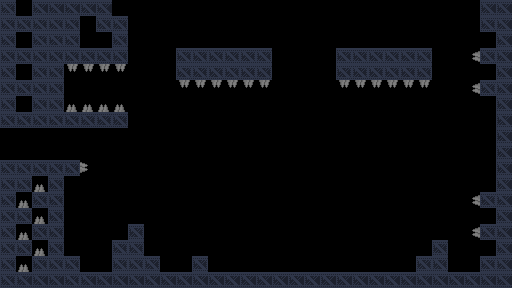

This is a level from a 2D game, rendered from its Tiled map with the project's own tilesets. A one-line summary and the complete map file follow:
An orthogonal 32x18 tile map with 16x16 px tiles, 2 tile layers (background, details), 2 tilesets and 15 objects (6x door_3, 4x door_1, 3x gravity_constant, spawn, goal).

<map version="1.5" tiledversion="1.7.2" orientation="orthogonal" renderorder="right-down" width="32" height="18" tilewidth="16" tileheight="16" infinite="0" nextlayerid="4" nextobjectid="59">
 <properties>
  <property name="title" value="MOMENTUM GALAXY" />
 </properties>
 <tileset firstgid="1" source="industrial.v2.tsx" />
 <tileset firstgid="1025" source="Dungeon Sprites.tsx" />
 <layer id="3" name="background" width="32" height="18">
  <data encoding="csv">
0,0,0,0,0,0,0,0,0,0,0,0,0,0,0,0,0,0,0,0,0,0,0,0,0,0,0,0,0,0,0,0,
0,0,0,0,0,0,0,0,0,0,0,0,0,0,0,0,0,0,0,0,0,0,0,0,0,0,0,0,0,0,0,0,
0,0,0,0,0,0,0,0,0,0,0,0,0,0,0,0,0,0,0,0,0,0,0,0,0,0,0,0,0,0,0,0,
0,0,0,0,0,0,0,0,0,0,0,0,0,0,0,0,0,0,0,0,0,0,0,0,0,0,0,0,0,0,0,0,
0,0,0,0,0,0,0,0,0,0,0,0,0,0,0,0,0,0,0,0,0,0,0,0,0,0,0,0,0,0,0,0,
0,0,0,0,0,0,0,0,0,0,0,0,0,0,0,0,0,0,0,0,0,0,0,0,0,0,0,0,0,0,0,0,
0,0,0,0,0,0,0,0,0,0,0,0,0,0,0,0,0,0,0,0,0,0,0,0,0,0,0,0,0,0,0,0,
0,0,0,0,0,0,0,0,0,0,0,0,0,0,0,0,0,0,0,0,0,0,0,0,0,0,0,0,0,0,0,0,
0,0,0,0,0,0,0,0,0,0,0,0,0,0,0,0,0,0,0,0,0,0,0,0,0,0,0,0,0,0,0,0,
0,0,0,0,0,0,0,0,0,0,0,0,0,0,0,0,0,0,0,0,0,0,0,0,0,0,0,0,0,0,0,0,
0,0,0,0,0,0,0,0,0,0,0,0,0,0,0,0,0,0,0,0,0,0,0,0,0,0,0,0,0,0,0,0,
0,0,0,0,0,0,0,0,0,0,0,0,0,0,0,0,0,0,0,0,0,0,0,0,0,0,0,0,0,0,0,0,
0,0,0,0,0,0,0,0,0,0,0,0,0,0,0,0,0,0,0,0,0,0,0,0,0,0,0,0,0,0,0,0,
0,0,0,0,0,0,0,0,0,0,0,0,0,0,0,0,0,0,0,0,0,0,0,0,0,0,0,0,0,0,0,0,
0,0,0,0,0,0,0,0,0,0,0,0,0,0,0,0,0,0,0,0,0,0,0,0,0,0,0,0,0,0,0,0,
0,0,0,0,0,0,0,0,0,0,0,0,0,0,0,0,0,0,0,0,0,0,0,0,0,0,0,0,0,0,0,0,
0,0,0,0,0,0,0,0,0,0,0,0,0,0,0,0,0,0,0,0,0,0,0,0,0,0,0,0,0,0,0,0,
0,0,0,0,0,0,0,0,0,0,0,0,0,0,0,0,0,0,0,0,0,0,0,0,0,0,0,0,0,0,0,0
</data>
 </layer>
 <layer id="1" name="details" width="32" height="18">
  <properties>
   <property name="physics" type="bool" value="true" />
  </properties>
  <data encoding="csv">
54,0,20,20,20,20,20,0,0,0,0,0,0,0,0,0,0,0,0,0,0,0,0,0,0,0,0,0,0,0,20,20,
54,54,54,54,54,0,54,54,0,0,0,0,0,0,0,0,0,0,0,0,0,0,0,0,0,0,0,0,0,0,54,20,
54,0,54,54,54,0,0,54,0,0,0,0,0,0,0,0,0,0,0,0,0,0,0,0,0,0,0,0,0,0,0,20,
54,54,54,54,54,54,54,54,0,0,0,54,54,54,54,54,54,0,0,0,0,54,54,54,54,54,54,0,0,1610613892,54,20,
54,0,54,54,3221226628,3221226628,3221226628,3221226628,0,0,0,54,54,54,54,54,54,0,0,0,0,54,54,54,54,54,54,0,0,0,0,20,
54,54,54,54,0,0,0,0,0,0,0,3221226628,3221226628,3221226628,3221226628,3221226628,3221226628,0,0,0,0,3221226628,3221226628,3221226628,3221226628,3221226628,3221226628,0,0,1610613892,54,20,
54,0,54,54,1156,1156,1156,1156,0,0,0,0,0,0,0,0,0,0,0,0,0,0,0,0,0,0,0,0,0,0,0,20,
54,54,54,54,54,54,54,54,0,0,0,0,0,0,0,0,0,0,0,0,0,0,0,0,0,0,0,0,0,0,0,20,
0,0,0,0,0,0,0,0,0,0,0,0,0,0,0,0,0,0,0,0,0,0,0,0,0,0,0,0,0,0,0,20,
0,0,0,0,0,0,0,0,0,0,0,0,0,0,0,0,0,0,0,0,0,0,0,0,0,0,0,0,0,0,0,20,
54,54,54,54,54,2684355716,0,0,0,0,0,0,0,0,0,0,0,0,0,0,0,0,0,0,0,0,0,0,0,0,0,20,
54,54,1156,54,0,0,0,0,0,0,0,0,0,0,0,0,0,0,0,0,0,0,0,0,0,0,0,0,0,0,0,20,
54,1156,54,54,0,0,0,0,0,0,0,0,0,0,0,0,0,0,0,0,0,0,0,0,0,0,0,0,0,1610613892,54,20,
54,54,1156,54,0,0,0,0,0,0,0,0,0,0,0,0,0,0,0,0,0,0,0,0,0,0,0,0,0,0,0,20,
54,1156,54,54,0,0,0,0,54,0,0,0,0,0,0,0,0,0,0,0,0,0,0,0,0,0,0,0,0,1610613892,54,20,
54,54,1156,54,0,0,0,54,54,0,0,0,0,0,0,0,0,0,0,0,0,0,0,0,0,0,0,54,0,0,0,20,
54,1156,54,54,54,0,0,54,54,54,0,0,54,0,0,0,0,0,0,0,0,0,0,0,0,0,54,54,0,0,54,20,
54,20,20,20,54,20,20,20,20,20,20,20,20,20,20,20,20,20,20,20,20,20,20,20,20,20,20,20,20,20,20,20
</data>
 </layer>
 <objectgroup id="2" name="objects">
  <object id="2" name="spawn" gid="513" x="96" y="152" width="16" height="16" />
  <object id="36" name="goal" gid="1158" x="400" y="152" width="16" height="16" />
  <object id="44" name="gravity_constant" gid="330" x="312" y="152" width="16" height="16">
   <properties>
    <property name="constant" type="bool" value="true" />
   </properties>
  </object>
  <object id="45" name="gravity_constant" gid="330" x="296" y="248" width="16" height="16">
   <properties>
    <property name="constant" type="bool" value="true" />
   </properties>
  </object>
  <object id="46" name="gravity_constant" gid="330" x="424" y="40" width="16" height="16">
   <properties>
    <property name="constant" type="bool" value="true" />
   </properties>
  </object>
  <object id="49" name="door_1" gid="105" x="96" y="48" width="16" height="16">
   <properties>
    <property name="horizontal" type="bool" value="false" />
   </properties>
  </object>
  <object id="50" name="door_1" gid="138" x="64" y="96" width="16" height="16">
   <properties>
    <property name="horizontal" type="bool" value="true" />
   </properties>
  </object>
  <object id="51" name="door_1" gid="138" x="80" y="96" width="16" height="16">
   <properties>
    <property name="horizontal" type="bool" value="true" />
   </properties>
  </object>
  <object id="52" name="door_1" gid="138" x="96" y="96" width="16" height="16">
   <properties>
    <property name="horizontal" type="bool" value="true" />
   </properties>
  </object>
  <object id="53" name="door_3" gid="105" x="16" y="112" width="16" height="16">
   <properties>
    <property name="horizontal" type="bool" value="false" />
   </properties>
  </object>
  <object id="54" name="door_3" gid="105" x="16" y="80" width="16" height="16">
   <properties>
    <property name="horizontal" type="bool" value="false" />
   </properties>
  </object>
  <object id="55" name="door_3" gid="105" x="16" y="48" width="16" height="16">
   <properties>
    <property name="horizontal" type="bool" value="false" />
   </properties>
  </object>
  <object id="56" name="door_3" gid="105" x="16" y="16" width="16" height="16">
   <properties>
    <property name="horizontal" type="bool" value="false" />
   </properties>
  </object>
  <object id="57" name="door_3" gid="105" x="0" y="144" width="16" height="16">
   <properties>
    <property name="horizontal" type="bool" value="false" />
   </properties>
  </object>
  <object id="58" name="door_3" gid="105" x="0" y="160" width="16" height="16">
   <properties>
    <property name="horizontal" type="bool" value="false" />
   </properties>
  </object>
 </objectgroup>
</map>
